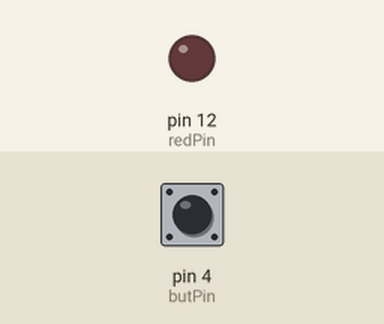
This sketch was run on a simulated Arduino Uno, built with avr-gcc and run on an emulated ATmega328P. Shown: output pins drawn as LEDs (lit = HIGH). The test bench sets the inputs (shaded band); at power-on: pin 4 (butPin) HIGH. Random numbers use the default seed unless the sketch sets one.

Above: at 0.1 s.
At 7.9 s:
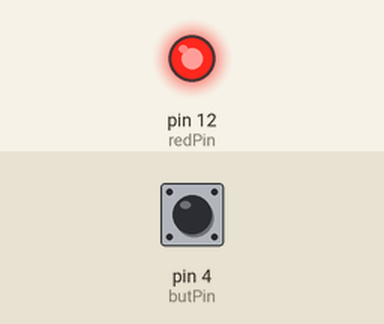
Timing chart, 0 to 9.4 s (numbered marks = the images above):
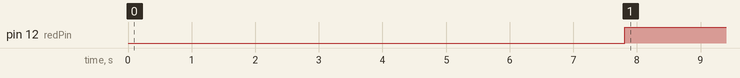

The sketch:

reaction_time_tester.ino
```cpp
// Reaction Time Tester
// Press the button as fast as you can when the red LED turns on.
// Reaction time is printed to Serial Monitor at 9600 baud.

int butPin = 4;
int redPin = 12;
unsigned long maxdt = 10000;
unsigned long mindt = 500;
unsigned long dt1 = random(mindt,maxdt);
unsigned long now1, later1;
unsigned long dt2 = 100;
unsigned long now2, later2;
int currentReading, prevReading;
bool ledOn = 0;
unsigned long ledOnTime, buttonPressTime;

void setup(){
  pinMode(butPin, INPUT_PULLUP);
  pinMode(redPin, OUTPUT);
  Serial.begin(9600);
  now1 = millis();
  now2 = millis();
  prevReading = digitalRead(butPin);
}

void loop(){
  later1 = millis();
  later2 = millis();
  currentReading = digitalRead(butPin);

  if (!ledOn && later1 - now1 >= dt1){
    digitalWrite(redPin, 1);
    ledOn = 1;
    ledOnTime = millis();
  }

  if (later2 - now2 >= dt2){
    if (currentReading == 0 && prevReading == 1){
      buttonPressTime = millis();
      digitalWrite(redPin, 0);
      if (ledOn){ Serial.print("reaction time (ms): "); Serial.println(buttonPressTime - ledOnTime); }
      ledOn = 0;
      now1 = later1;
      now2 = later2;
      dt1 = random(mindt, maxdt);
    }
    else now2 = later2;
  }

  prevReading = currentReading;
}
```

Measured:
- by itself, pin 12 (redPin): LOW → HIGH at 7.8 s
